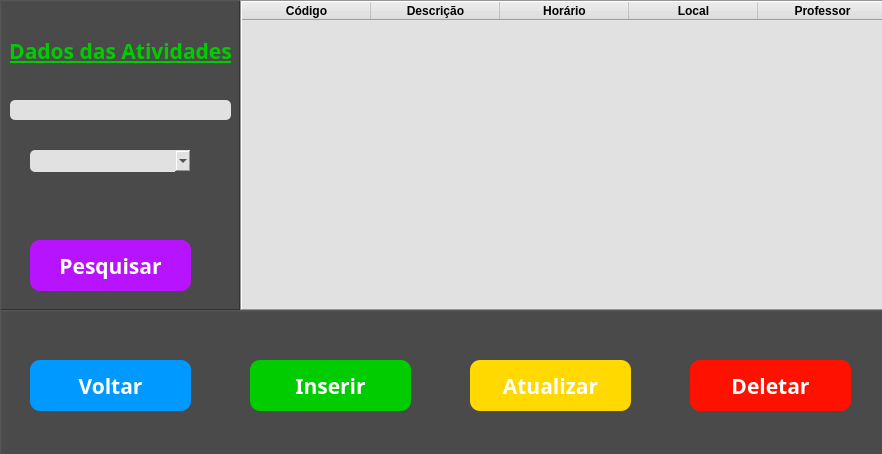
<?xml version="1.0" encoding="UTF-8"?>
<ui version="4.0">
 <class>telaAtividade</class>
 <widget class="QMainWindow" name="telaAtividade">
  <property name="geometry">
   <rect>
    <x>0</x>
    <y>0</y>
    <width>882</width>
    <height>454</height>
   </rect>
  </property>
  <property name="maximumSize">
   <size>
    <width>882</width>
    <height>454</height>
   </size>
  </property>
  <property name="windowTitle">
   <string>Atividades</string>
  </property>
  <property name="windowIcon">
   <iconset>
    <normalon>imagens/school_activities.png</normalon>
   </iconset>
  </property>
  <property name="styleSheet">
   <string notr="true">background-color: rgb(74, 74, 74);</string>
  </property>
  <widget class="QWidget" name="centralwidget">
   <widget class="QFrame" name="frame">
    <property name="geometry">
     <rect>
      <x>0</x>
      <y>0</y>
      <width>241</width>
      <height>311</height>
     </rect>
    </property>
    <property name="frameShape">
     <enum>QFrame::WinPanel</enum>
    </property>
    <property name="frameShadow">
     <enum>QFrame::Raised</enum>
    </property>
    <widget class="QLineEdit" name="lineAtividade">
     <property name="enabled">
      <bool>false</bool>
     </property>
     <property name="geometry">
      <rect>
       <x>10</x>
       <y>100</y>
       <width>221</width>
       <height>20</height>
      </rect>
     </property>
     <property name="font">
      <font>
       <family>Corbel</family>
       <pointsize>12</pointsize>
      </font>
     </property>
     <property name="styleSheet">
      <string notr="true">background-color: rgb(225, 225, 225); border-radius:5px;</string>
     </property>
    </widget>
    <widget class="QComboBox" name="cmbAtividade">
     <property name="geometry">
      <rect>
       <x>30</x>
       <y>150</y>
       <width>161</width>
       <height>22</height>
      </rect>
     </property>
     <property name="font">
      <font>
       <family>Corbel</family>
       <pointsize>10</pointsize>
       <weight>75</weight>
       <bold>true</bold>
      </font>
     </property>
     <property name="styleSheet">
      <string notr="true">background-color: rgb(225, 225, 225); selection-background-color: rgb(225, 225, 225); selection-color: rgb(0, 0, 0);  border-radius: 5px;</string>
     </property>
     <property name="frame">
      <bool>false</bool>
     </property>
     <item>
      <property name="text">
       <string/>
      </property>
     </item>
     <item>
      <property name="text">
       <string>Código</string>
      </property>
     </item>
     <item>
      <property name="text">
       <string>Descrição</string>
      </property>
     </item>
     <item>
      <property name="text">
       <string>Horário</string>
      </property>
     </item>
    </widget>
    <widget class="QLabel" name="lblAtividade">
     <property name="geometry">
      <rect>
       <x>10</x>
       <y>30</y>
       <width>221</width>
       <height>41</height>
      </rect>
     </property>
     <property name="font">
      <font>
       <family>Corbel</family>
       <pointsize>16</pointsize>
       <weight>75</weight>
       <bold>true</bold>
       <underline>true</underline>
      </font>
     </property>
     <property name="styleSheet">
      <string notr="true">color: rgb(0, 204, 0)</string>
     </property>
     <property name="text">
      <string>Dados das Atividades</string>
     </property>
     <property name="alignment">
      <set>Qt::AlignCenter</set>
     </property>
    </widget>
    <widget class="QPushButton" name="bttPesquisa">
     <property name="geometry">
      <rect>
       <x>30</x>
       <y>240</y>
       <width>161</width>
       <height>51</height>
      </rect>
     </property>
     <property name="font">
      <font>
       <family>Corbel</family>
       <pointsize>16</pointsize>
       <weight>75</weight>
       <bold>true</bold>
      </font>
     </property>
     <property name="styleSheet">
      <string notr="true">color: rgb(255, 255, 255); background-color:rgb(184, 19, 255); border-radius:10px;</string>
     </property>
     <property name="text">
      <string>Pesquisar</string>
     </property>
     <property name="icon">
      <iconset>
       <normalon>imagens/magnifier.png</normalon>
      </iconset>
     </property>
     <property name="iconSize">
      <size>
       <width>48</width>
       <height>48</height>
      </size>
     </property>
    </widget>
   </widget>
   <widget class="QFrame" name="frame_2">
    <property name="geometry">
     <rect>
      <x>240</x>
      <y>0</y>
      <width>651</width>
      <height>311</height>
     </rect>
    </property>
    <property name="frameShape">
     <enum>QFrame::WinPanel</enum>
    </property>
    <property name="frameShadow">
     <enum>QFrame::Raised</enum>
    </property>
    <widget class="QTableWidget" name="tblAtividade">
     <property name="geometry">
      <rect>
       <x>0</x>
       <y>0</y>
       <width>651</width>
       <height>311</height>
      </rect>
     </property>
     <property name="styleSheet">
      <string notr="true">background-color: rgb(225, 225, 225);</string>
     </property>
     <property name="frameShape">
      <enum>QFrame::Box</enum>
     </property>
     <attribute name="horizontalHeaderCascadingSectionResizes">
      <bool>false</bool>
     </attribute>
     <attribute name="horizontalHeaderDefaultSectionSize">
      <number>129</number>
     </attribute>
     <column>
      <property name="text">
       <string>Código</string>
      </property>
      <property name="font">
       <font>
        <weight>75</weight>
        <bold>true</bold>
       </font>
      </property>
     </column>
     <column>
      <property name="text">
       <string>Descrição</string>
      </property>
      <property name="font">
       <font>
        <weight>75</weight>
        <bold>true</bold>
       </font>
      </property>
     </column>
     <column>
      <property name="text">
       <string>Horário</string>
      </property>
      <property name="font">
       <font>
        <weight>75</weight>
        <bold>true</bold>
       </font>
      </property>
     </column>
     <column>
      <property name="text">
       <string>Local</string>
      </property>
      <property name="font">
       <font>
        <weight>75</weight>
        <bold>true</bold>
       </font>
      </property>
     </column>
     <column>
      <property name="text">
       <string>Professor</string>
      </property>
      <property name="font">
       <font>
        <weight>75</weight>
        <bold>true</bold>
       </font>
      </property>
     </column>
    </widget>
   </widget>
   <widget class="QFrame" name="frame_3">
    <property name="geometry">
     <rect>
      <x>0</x>
      <y>310</y>
      <width>891</width>
      <height>151</height>
     </rect>
    </property>
    <property name="frameShape">
     <enum>QFrame::WinPanel</enum>
    </property>
    <property name="frameShadow">
     <enum>QFrame::Raised</enum>
    </property>
    <widget class="QPushButton" name="bttVoltar">
     <property name="geometry">
      <rect>
       <x>30</x>
       <y>50</y>
       <width>161</width>
       <height>51</height>
      </rect>
     </property>
     <property name="font">
      <font>
       <family>Corbel</family>
       <pointsize>16</pointsize>
       <weight>75</weight>
       <bold>true</bold>
      </font>
     </property>
     <property name="styleSheet">
      <string notr="true">color: rgb(255, 255, 255); background-color:rgb(0, 153, 255); border-radius:10px;</string>
     </property>
     <property name="text">
      <string>Voltar</string>
     </property>
     <property name="icon">
      <iconset>
       <normalon>imagens/back.png</normalon>
      </iconset>
     </property>
     <property name="iconSize">
      <size>
       <width>48</width>
       <height>48</height>
      </size>
     </property>
    </widget>
    <widget class="QPushButton" name="bttInserir">
     <property name="geometry">
      <rect>
       <x>250</x>
       <y>50</y>
       <width>161</width>
       <height>51</height>
      </rect>
     </property>
     <property name="font">
      <font>
       <family>Corbel</family>
       <pointsize>16</pointsize>
       <weight>75</weight>
       <bold>true</bold>
      </font>
     </property>
     <property name="styleSheet">
      <string notr="true">color: rgb(255, 255, 255); background-color: rgb(0, 204, 0); border-radius:10px;</string>
     </property>
     <property name="text">
      <string>Inserir</string>
     </property>
     <property name="icon">
      <iconset>
       <normalon>imagens/plus.png</normalon>
      </iconset>
     </property>
     <property name="iconSize">
      <size>
       <width>48</width>
       <height>48</height>
      </size>
     </property>
    </widget>
    <widget class="QPushButton" name="bttAtualizar">
     <property name="geometry">
      <rect>
       <x>470</x>
       <y>50</y>
       <width>161</width>
       <height>51</height>
      </rect>
     </property>
     <property name="font">
      <font>
       <family>Corbel</family>
       <pointsize>16</pointsize>
       <weight>75</weight>
       <bold>true</bold>
      </font>
     </property>
     <property name="styleSheet">
      <string notr="true">color: rgb(255, 255, 255); background-color: rgb(255, 217, 0); border-radius:10px;</string>
     </property>
     <property name="text">
      <string>Atualizar</string>
     </property>
     <property name="icon">
      <iconset>
       <normalon>imagens/refresh.png</normalon>
      </iconset>
     </property>
     <property name="iconSize">
      <size>
       <width>48</width>
       <height>48</height>
      </size>
     </property>
    </widget>
    <widget class="QPushButton" name="bttDeletar">
     <property name="geometry">
      <rect>
       <x>690</x>
       <y>50</y>
       <width>161</width>
       <height>51</height>
      </rect>
     </property>
     <property name="font">
      <font>
       <family>Corbel</family>
       <pointsize>16</pointsize>
       <weight>75</weight>
       <bold>true</bold>
      </font>
     </property>
     <property name="styleSheet">
      <string notr="true">color: rgb(255, 255, 255); background-color: rgb(255, 17, 0); border-radius:10px;</string>
     </property>
     <property name="text">
      <string>Deletar</string>
     </property>
     <property name="icon">
      <iconset>
       <normalon>imagens/delete.png</normalon>
      </iconset>
     </property>
     <property name="iconSize">
      <size>
       <width>48</width>
       <height>48</height>
      </size>
     </property>
    </widget>
   </widget>
  </widget>
 </widget>
 <resources/>
 <connections/>
</ui>
